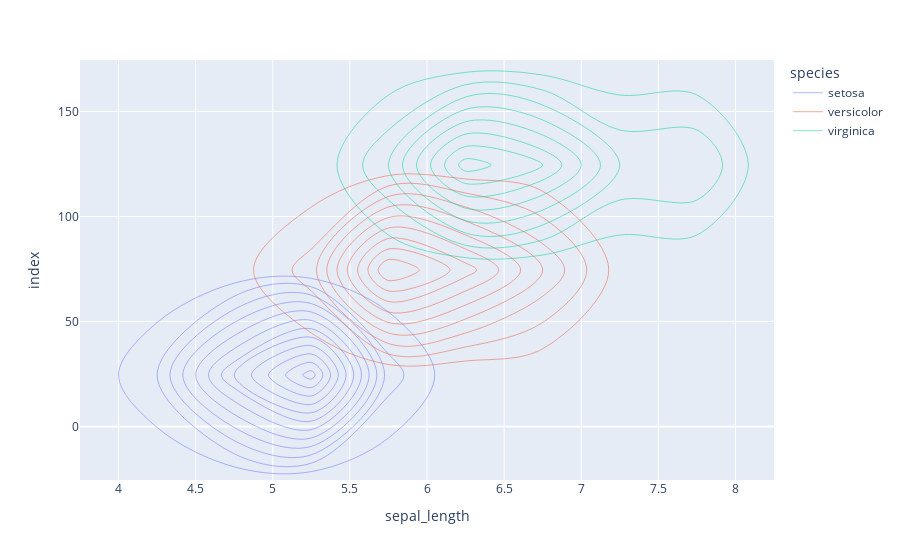

Write notebook code for a chart like this one.
### Code cell
fig = px.density_contour(data_frame=df, x='sepal_length', color='species')
fig.show()

### Figure 1 — Plotly figure (JSON) as saved in the notebook; plotly's stock layout.template omitted (floating-point values rounded to 4 significant figures)
{"data": [{"contours": {"coloring": "none"}, "hovertemplate": "species=setosa<br>sepal_length=%{x}<br>index=%{y}<br>count=%{z}<extra></extra>", "legendgroup": "setosa", "line": {"color": "#636efa"}, "name": "setosa", "showlegend": true, "type": "histogram2dcontour", "x": [5.1, 4.9, 4.7, 4.6, 5, 5.4, 4.6, 5, 4.4, 4.9, 5.4, 4.8, 4.8, 4.3, 5.8, 5.7, 5.4, 5.1, 5.7, 5.1, 5.4, 5.1, 4.6, 5.1, 4.8, 5, 5, 5.2, 5.2, 4.7, 4.8, 5.4, 5.2, 5.5, 4.9, 5, 5.5, 4.9, 4.4, 5.1, 5, 4.5, 4.4, 5, 5.1, 4.8, 5.1, 4.6, 5.3, 5], "xaxis": "x", "xbingroup": "x", "y": [0, 1, 2, 3, 4, 5, 6, 7, 8, 9, 10, 11, 12, 13, 14, 15, 16, 17, 18, 19, 20, 21, 22, 23, 24, 25, 26, 27, 28, 29, 30, 31, 32, 33, 34, 35, 36, 37, 38, 39, 40, 41, 42, 43, 44, 45, 46, 47, 48, 49], "yaxis": "y", "ybingroup": "y"}, {"contours": {"coloring": "none"}, "hovertemplate": "species=versicolor<br>sepal_length=%{x}<br>index=%{y}<br>count=%{z}<extra></extra>", "legendgroup": "versicolor", "line": {"color": "#EF553B"}, "name": "versicolor", "showlegend": true, "type": "histogram2dcontour", "x": [7, 6.4, 6.9, 5.5, 6.5, 5.7, 6.3, 4.9, 6.6, 5.2, 5, 5.9, 6, 6.1, 5.6, 6.7, 5.6, 5.8, 6.2, 5.6, 5.9, 6.1, 6.3, 6.1, 6.4, 6.6, 6.8, 6.7, 6, 5.7, 5.5, 5.5, 5.8, 6, 5.4, 6, 6.7, 6.3, 5.6, 5.5, 5.5, 6.1, 5.8, 5, 5.6, 5.7, 5.7, 6.2, 5.1, 5.7], "xaxis": "x", "xbingroup": "x", "y": [50, 51, 52, 53, 54, 55, 56, 57, 58, 59, 60, 61, 62, 63, 64, 65, 66, 67, 68, 69, 70, 71, 72, 73, 74, 75, 76, 77, 78, 79, 80, 81, 82, 83, 84, 85, 86, 87, 88, 89, 90, 91, 92, 93, 94, 95, 96, 97, 98, 99], "yaxis": "y", "ybingroup": "y"}, {"contours": {"coloring": "none"}, "hovertemplate": "species=virginica<br>sepal_length=%{x}<br>index=%{y}<br>count=%{z}<extra></extra>", "legendgroup": "virginica", "line": {"color": "#00cc96"}, "name": "virginica", "showlegend": true, "type": "histogram2dcontour", "x": [6.3, 5.8, 7.1, 6.3, 6.5, 7.6, 4.9, 7.3, 6.7, 7.2, 6.5, 6.4, 6.8, 5.7, 5.8, 6.4, 6.5, 7.7, 7.7, 6, 6.9, 5.6, 7.7, 6.3, 6.7, 7.2, 6.2, 6.1, 6.4, 7.2, 7.4, 7.9, 6.4, 6.3, 6.1, 7.7, 6.3, 6.4, 6, 6.9, 6.7, 6.9, 5.8, 6.8, 6.7, 6.7, 6.3, 6.5, 6.2, 5.9], "xaxis": "x", "xbingroup": "x", "y": [100, 101, 102, 103, 104, 105, 106, 107, 108, 109, 110, 111, 112, 113, 114, 115, 116, 117, 118, 119, 120, 121, 122, 123, 124, 125, 126, 127, 128, 129, 130, 131, 132, 133, 134, 135, 136, 137, 138, 139, 140, 141, 142, 143, 144, 145, 146, 147, 148, 149], "yaxis": "y", "ybingroup": "y"}], "layout": {"legend": {"title": {"text": "species"}, "tracegroupgap": 0}, "margin": {"t": 60}, "xaxis": {"anchor": "y", "domain": [0, 1], "title": {"text": "sepal_length"}}, "yaxis": {"anchor": "x", "domain": [0, 1], "title": {"text": "index"}}}}
